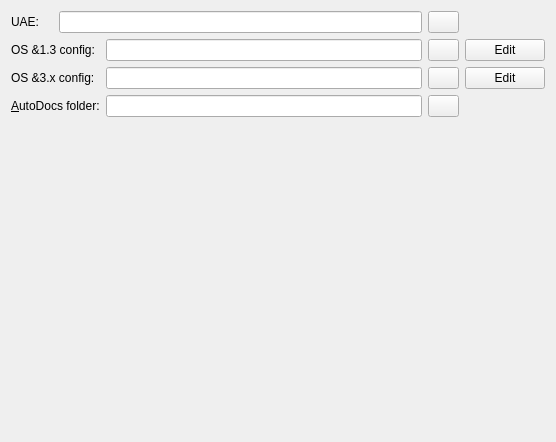
     <widget class="QWidget" name="tabEmulator">
      <attribute name="title">
       <string>Emulator</string>
      </attribute>
      <attribute name="toolTip">
       <string>Basic settings for UAE emulation startup</string>
      </attribute>
      <layout class="QGridLayout" name="gridLayout_14">
       <item row="0" column="0" colspan="2">
        <layout class="QGridLayout" name="gridLayout_12">
         <item row="0" column="0">
          <widget class="QLabel" name="label_22">
           <property name="text">
            <string>UAE:</string>
           </property>
           <property name="buddy">
            <cstring>lineEdit_projectsRootDir</cstring>
           </property>
          </widget>
         </item>
         <item row="0" column="1" colspan="2">
          <widget class="QLineEdit" name="lineEdit_getEmulatorExefile">
           <property name="text">
            <string/>
           </property>
          </widget>
         </item>
         <item row="0" column="3">
          <widget class="QPushButton" name="btn_getEmulatorExefile">
           <property name="maximumSize">
            <size>
             <width>31</width>
             <height>25</height>
            </size>
           </property>
           <property name="text">
            <string/>
           </property>
           <property name="icon">
            <iconset resource="application.qrc">
             <normaloff>:/images/new.png</normaloff>:/images/new.png</iconset>
           </property>
          </widget>
         </item>
         <item row="1" column="0" colspan="2">
          <widget class="QLabel" name="label_21">
           <property name="text">
            <string>OS &amp;1.3 config:</string>
           </property>
           <property name="buddy">
            <cstring>lineEdit_projectsRootDir</cstring>
           </property>
          </widget>
         </item>
         <item row="1" column="2">
          <widget class="QLineEdit" name="lineEdit_getOS13Configfile">
           <property name="text">
            <string/>
           </property>
          </widget>
         </item>
         <item row="1" column="3">
          <widget class="QPushButton" name="btn_getOS13Configfile">
           <property name="maximumSize">
            <size>
             <width>31</width>
             <height>25</height>
            </size>
           </property>
           <property name="text">
            <string/>
           </property>
           <property name="icon">
            <iconset resource="application.qrc">
             <normaloff>:/images/new.png</normaloff>:/images/new.png</iconset>
           </property>
          </widget>
         </item>
         <item row="1" column="4">
          <widget class="QPushButton" name="btn_editOS13Configfile">
           <property name="maximumSize">
            <size>
             <width>16777215</width>
             <height>25</height>
            </size>
           </property>
           <property name="toolTip">
            <string>Open this config file in the system's text editor</string>
           </property>
           <property name="text">
            <string>Edit</string>
           </property>
          </widget>
         </item>
         <item row="2" column="0" colspan="2">
          <widget class="QLabel" name="label_24">
           <property name="text">
            <string>OS &amp;3.x config:</string>
           </property>
           <property name="buddy">
            <cstring>lineEdit_projectsRootDir</cstring>
           </property>
          </widget>
         </item>
         <item row="2" column="2">
          <widget class="QLineEdit" name="lineEdit_getOS3Configfile">
           <property name="text">
            <string/>
           </property>
          </widget>
         </item>
         <item row="2" column="3">
          <widget class="QPushButton" name="btn_getOS3Configfile">
           <property name="maximumSize">
            <size>
             <width>31</width>
             <height>25</height>
            </size>
           </property>
           <property name="text">
            <string/>
           </property>
           <property name="icon">
            <iconset resource="application.qrc">
             <normaloff>:/images/new.png</normaloff>:/images/new.png</iconset>
           </property>
          </widget>
         </item>
         <item row="2" column="4">
          <widget class="QPushButton" name="btn_editOS3Configfile">
           <property name="maximumSize">
            <size>
             <width>16777215</width>
             <height>25</height>
            </size>
           </property>
           <property name="toolTip">
            <string>Open this config file in the system's text editor</string>
           </property>
           <property name="text">
            <string>Edit</string>
           </property>
          </widget>
         </item>
         <item row="3" column="0" colspan="2">
          <widget class="QLabel" name="label_25">
           <property name="text">
            <string>&amp;AutoDocs folder:</string>
           </property>
           <property name="buddy">
            <cstring>lineEdit_getAutodocsDir</cstring>
           </property>
          </widget>
         </item>
         <item row="3" column="2">
          <widget class="QLineEdit" name="lineEdit_getAutodocsDir">
           <property name="toolTip">
            <string>NDK AutoDocs folder, e.g. Include_I's &quot;Autodocs&quot; drawer - used by Build &gt; AutoDoc Reader...</string>
           </property>
           <property name="text">
            <string/>
           </property>
          </widget>
         </item>
         <item row="3" column="3">
          <widget class="QPushButton" name="btn_getAutodocsDir">
           <property name="maximumSize">
            <size>
             <width>31</width>
             <height>25</height>
            </size>
           </property>
           <property name="text">
            <string/>
           </property>
           <property name="icon">
            <iconset resource="application.qrc">
             <normaloff>:/images/new.png</normaloff>:/images/new.png</iconset>
           </property>
          </widget>
         </item>
        </layout>
       </item>
       <item row="1" column="0">
        <spacer name="horizontalSpacer_2">
         <property name="orientation">
          <enum>Qt::Orientation::Horizontal</enum>
         </property>
         <property name="sizeHint" stdset="0">
          <size>
           <width>508</width>
           <height>20</height>
          </size>
         </property>
        </spacer>
       </item>
       <item row="2" column="1">
        <spacer name="verticalSpacer_4">
         <property name="orientation">
          <enum>Qt::Orientation::Vertical</enum>
         </property>
         <property name="sizeHint" stdset="0">
          <size>
           <width>20</width>
           <height>294</height>
          </size>
         </property>
        </spacer>
       </item>
      </layout>
     </widget>
